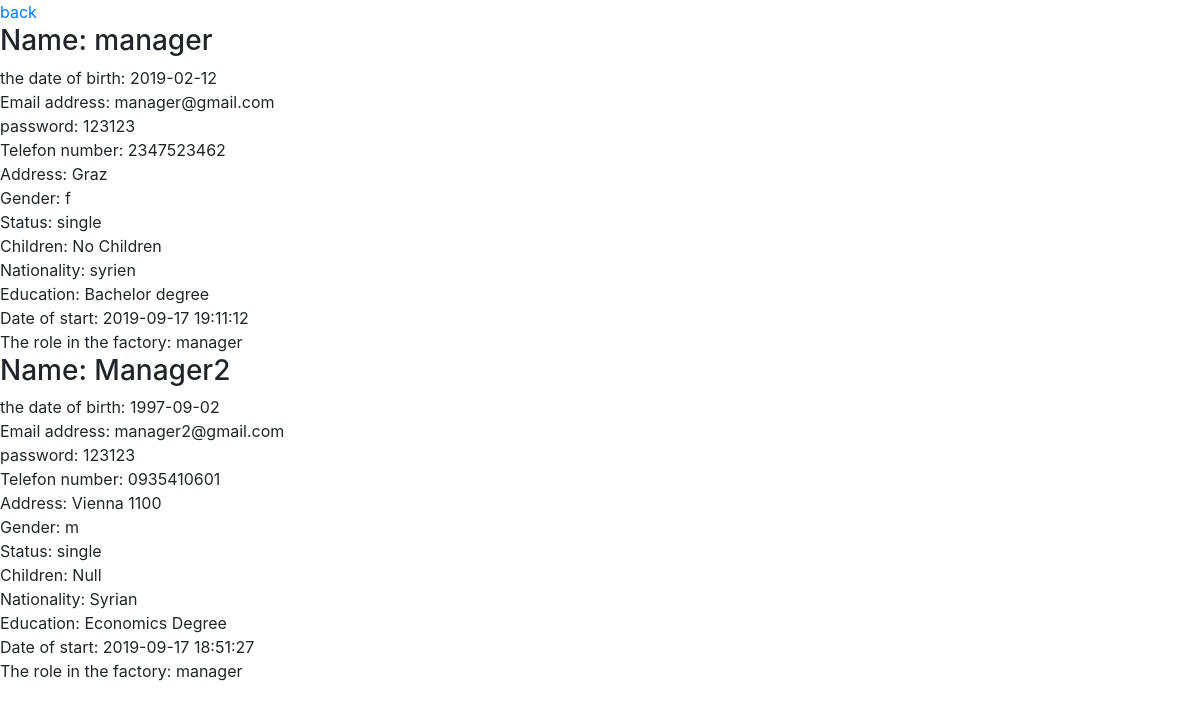
Screenshot of /managers.php with the database file from the repository.
### tables this page shows
CREATE TABLE `users` (
  `user_id` int(12) NOT NULL,
  `fullname` varchar(200) NOT NULL,
  `date_of_birth` date NOT NULL,
  `email` varchar(200) NOT NULL,
  `password` varchar(200) NOT NULL,
  `telefon` varchar(200) NOT NULL,
  `address` varchar(200) NOT NULL,
  `gender` enum('f','m') NOT NULL,
  `status` enum('Married','single') NOT NULL,
  `children` varchar(200) NOT NULL,
  `nationality` varchar(200) NOT NULL,
  `education` varchar(200) NOT NULL,
  `date_of_start` timestamp NOT NULL DEFAULT current_timestamp() ON UPDATE current_timestamp(),
  `role` varchar(200) NOT NULL
);

### managers.php (the view, shortened to what this page needs)
<?php
require 'db.php';
?>
<html>
<head><?php require 'header.php'; ?></head>
<body>
<a href="engpage.php">back</a>
<?php
  $sql ="SELECT * FROM users WHERE role ='manager'";
  $result = mysqli_query($conn,$sql);
    if($result->num_rows > 0){
      while ($row = $result->fetch_assoc()) {?>
<h3>Name:                               <?php echo $row['fullname'];?></h3>
<span>the date of birth: </span>        <?php echo $row['date_of_birth'];?><br>
<span>Email address: </span>            <?php echo $row['email'];?><br>
<span>password: </span>                 <?php echo $row['password'];?><br>
<span>Telefon number:                   <?php echo $row['telefon'];?><br>
<span>Address: </span>                  <?php echo $row['address'];?><br>
<span>Gender: </span>                   <?php echo $row['gender'];?><br>
<span>Status:                           <?php echo $row['status'];?><br>
<span>Children: </span>                 <?php echo $row['children'];?><br>
<span>Nationality: </span>              <?php echo $row['nationality'];?><br>
<span>Education: </span>                <?php echo $row['education'];?><br>
<span>Date of start: </span>            <?php echo $row['date_of_start'];?><br>
<span>The role in the factory: </span>  <?php echo $row['role'];?><br>
<?php
    }
    }
?>
</body>
</html>

### rows the page displays
users: fullname "manager", date_of_birth "2019-02-12", email "manager@gmail.com", password "123123", telefon "2347523462", address "Graz", gender "f", status "single", children "No Children", nationality "syrien", education "Bachelor degree", date_of_start "2019-09-17 19:11:12", role "manager"
users: fullname "Manager2", date_of_birth "1997-09-02", email "manager2@gmail.com", password "123123", telefon "0935410601", address "Vienna 1100", gender "m", status "single", children "Null", nationality "Syrian", education "Economics Degree", date_of_start "2019-09-17 18:51:27", role "manager"
